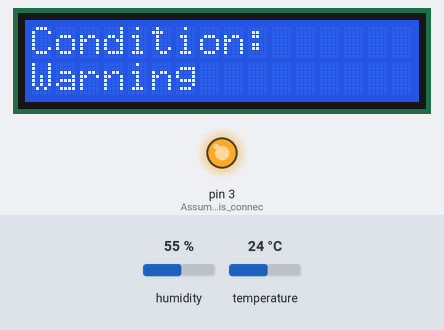
Recording of a sketch running on a simulated Arduino Uno, built with avr-gcc and run on an emulated ATmega328P. On the bench: 16×2 character LCD, output pins drawn as LEDs (lit = HIGH). Inputs (shaded band) come from the test bench; at power-on: humidity 55 %, temperature 24 °C.

Above: at 1.2 s.
1.3 s: humidity set to 51 %
At 11.1 s:
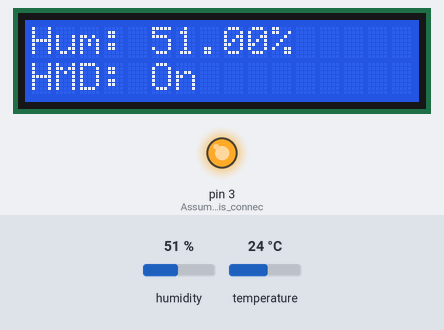
11.6 s: humidity set to 48 %
At 12.6 s:
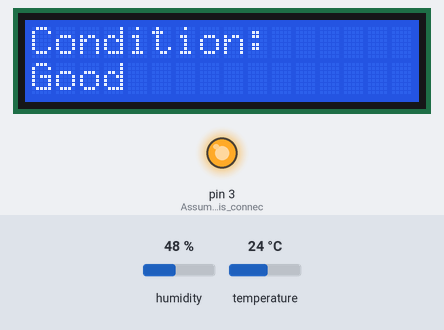
23.5 s: temperature set to 33 °C
At 27.7 s:
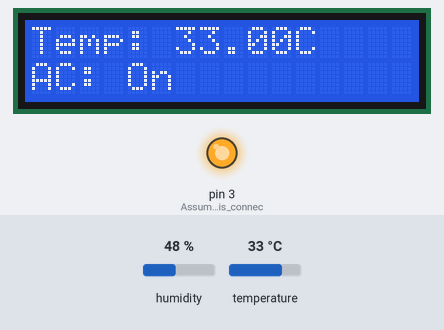
35.4 s: humidity set to 32 %
At 41.6 s:
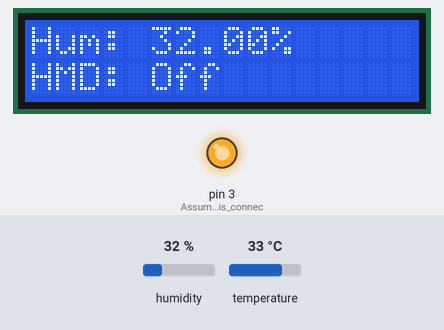
43.8 s: humidity set to 29 %
At 49.2 s:
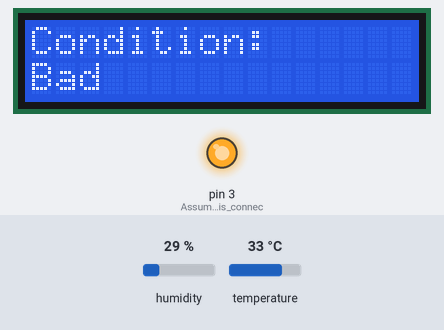
Timing chart, 0 to 50.7 s (numbered marks = the images above; inputs shaded):
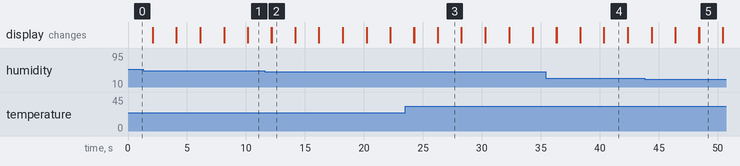

The sketch:

Project1_Greenhouse.ino
```cpp
// / C++ code
//
#include <Wire.h>
#include <LiquidCrystal.h>
#include <DHT.h>
// Define the pin connected to the DHT sensor
#define DHTPIN 8
// Define the type of DHT sensor (DHT11 or DHT22)
#define DHTTYPE DHT11 // Change to DHT22 if you are using a DHT22 sensor

// Initialize the DHT sensor
DHT dht(DHTPIN, DHTTYPE);

LiquidCrystal lcd(1,2,4,5,6,7);
// const int tempPin = A0;
String ac, humidifier, condition;

void setup() {
  // Set up the LCD's number of columns and rows
  lcd.begin(16, 2);

  // Turn on the backlight
  pinMode(3, OUTPUT); // Assuming pin 10 is connected to backlight
  digitalWrite(3, HIGH); // Turn on backlight
  lcd.print("Start Detecting");
  dht.begin();
}


void loop() {
  // Read the humidity and temperature from the DHT sensor
  float humidity = dht.readHumidity();
  float temperature = dht.readTemperature();

  // Check if any readings failed and exit early (to try again).
  if (isnan(humidity) || isnan(temperature)) {
    Serial.println("Failed to read from DHT sensor!");
    return;
  }
  // Good
  if(temperature < 30) {
    ac = "Off";
  } else {
    ac = "On";
  }

  if(humidity > 30 && humidity < 50) {
    humidifier = "Off";
  } else {
    humidifier = "On";
  }

  if (ac == "Off" && humidifier == "Off") {
    condition = "Good";
  } else if (ac == "On" && humidifier == "On") {
    condition = "Bad";
  } else {
    condition = "Warning";
  }

  // Clear the LCD and set the cursor
  lcd.clear();
  lcd.setCursor(0, 0);
  lcd.print("Condition:");
  lcd.setCursor(0, 1);
  lcd.print(condition);
  delay(2000);
  lcd.clear();
  lcd.print("Temp: ");
  lcd.print(temperature);
  lcd.print("C");
  lcd.setCursor(0, 1);
  lcd.print("AC: ");
  lcd.print(ac);
  delay(2000);
  lcd.clear();
  lcd.print("Hum: ");
  lcd.print(humidity);
  lcd.print("%");
  lcd.setCursor(0, 1);
  lcd.print("HMD: ");
  lcd.print(humidifier);
  delay(2000);
  lcd.clear();
  // Also print the temperature and humidity to the Serial Monitor
  Serial.print("Temperature: ");
  Serial.print(temperature);
  Serial.println(" *C");
  Serial.print("Humidity: ");
  Serial.print(humidity);
  Serial.println(" %");
  Serial.print(ac);
  Serial.println(" %");
  Serial.print(humidifier);
  Serial.println(" %");


  // Wait 2 seconds before updating again
}
```

Measured:
- the behaviour switches between 50 and 49 % on humidity (found by bisection; images 1 and 2)
- the behaviour switches between 31 and 30 % on humidity (found by bisection; images 4 and 5)
- after the input at 11.6 s, the display: first differs from a run without the input after 0.58 s (image 2)
- after the input at 23.5 s, the display: first differs from a run without the input after 0.76 s (image 3 shows a later state)
- after the input at 43.8 s, the display: first differs from a run without the input after 4.6 s (image 5)
- what the display in image 2 shows lasts 2.0 s, from 12.2 s to 14.2 s
